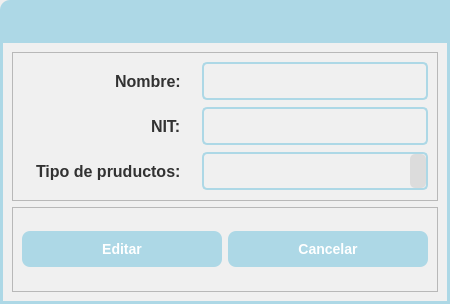
<?xml version="1.0" encoding="UTF-8"?>
<ui version="4.0">
 <class>Dialog</class>
 <widget class="QDialog" name="Dialog">
  <property name="geometry">
   <rect>
    <x>0</x>
    <y>0</y>
    <width>450</width>
    <height>304</height>
   </rect>
  </property>
  <property name="windowTitle">
   <string>Dialog</string>
  </property>
  <layout class="QVBoxLayout" name="verticalLayout">
   <property name="spacing">
    <number>0</number>
   </property>
   <property name="leftMargin">
    <number>0</number>
   </property>
   <property name="topMargin">
    <number>0</number>
   </property>
   <property name="rightMargin">
    <number>0</number>
   </property>
   <property name="bottomMargin">
    <number>0</number>
   </property>
   <item>
    <widget class="QFrame" name="menuBar_frame_2">
     <property name="minimumSize">
      <size>
       <width>0</width>
       <height>40</height>
      </size>
     </property>
     <property name="maximumSize">
      <size>
       <width>16777215</width>
       <height>40</height>
      </size>
     </property>
     <property name="styleSheet">
      <string notr="true">QFrame#menuBar_frame_2{
background-color: rgb(173, 216, 230);
border-top-left-radius: 10px;
}
</string>
     </property>
     <property name="frameShape">
      <enum>QFrame::StyledPanel</enum>
     </property>
     <property name="frameShadow">
      <enum>QFrame::Raised</enum>
     </property>
     <layout class="QHBoxLayout" name="horizontalLayout_5">
      <property name="spacing">
       <number>6</number>
      </property>
      <property name="leftMargin">
       <number>9</number>
      </property>
      <property name="topMargin">
       <number>11</number>
      </property>
      <property name="rightMargin">
       <number>15</number>
      </property>
      <property name="bottomMargin">
       <number>0</number>
      </property>
     </layout>
    </widget>
   </item>
   <item>
    <widget class="QFrame" name="central_frame">
     <property name="styleSheet">
      <string notr="true">QFrame#central_frame{
	border: 3px solid rgb(173, 216, 230); /* Bordes gruesos de color RGB(173, 216, 230) */
    background-color: rgb(240, 240, 240)
}

/* Estilo para QLabel */
QLabel {
    font-size: 16px;
    font-weight: bold;
    color: rgb(50, 50, 50);
    background-color: rgb(240, 240, 240);
    padding: 10px;
}

/* Estilo para QPushButton */
QPushButton {
    font-size: 14px;
    font-weight: bold;
    color: white;
    background-color: rgb(173, 216, 230);
    border: none;
    border-radius: 8px;
    padding: 10px 20px;
}

/* Efecto al pasar el mouse sobre el botón */
QPushButton:hover {
    background-color: rgb(150, 200, 220);
}

/* Efecto al presionar el botón */
QPushButton:pressed {
    background-color: rgb(130, 180, 200);
}
/* Estilo para QLineEdit */
QLineEdit {
    font-size: 14px;
    color: rgb(50, 50, 50);
    background-color: rgb(240, 240, 240);
    border: 2px solid rgb(173, 216, 230);
    border-radius: 5px;
    padding: 8px;
}

/* Efecto al pasar el mouse sobre el QLineEdit */
QLineEdit:hover {
    border: 2px solid rgb(150, 200, 220);
}

/* Efecto al estar enfocado en el QLineEdit */
QLineEdit:focus {
    border: 2px solid rgb(50, 150, 220);
}
/* Estilo para QComboBox */
QComboBox {
    font-size: 14px;
    color: rgb(50, 50, 50);
    background-color: rgb(240, 240, 240);
    border: 2px solid rgb(173, 216, 230);
    border-radius: 5px;
    padding: 8px;
}

/* Estilo para el desplegable del QComboBox */
QComboBox::drop-down {
    background-color: rgb(220, 220, 220);
    border: none;
    border-radius: 5px;
}

/* Efecto al pasar el mouse sobre el QComboBox */
QComboBox:hover {
    border: 2px solid rgb(150, 200, 220);
}

</string>
     </property>
     <property name="frameShape">
      <enum>QFrame::StyledPanel</enum>
     </property>
     <property name="frameShadow">
      <enum>QFrame::Raised</enum>
     </property>
     <layout class="QVBoxLayout" name="verticalLayout_2">
      <item>
       <widget class="QFrame" name="data_frame">
        <property name="frameShape">
         <enum>QFrame::StyledPanel</enum>
        </property>
        <property name="frameShadow">
         <enum>QFrame::Raised</enum>
        </property>
        <layout class="QGridLayout" name="gridLayout">
         <item row="2" column="0" alignment="Qt::AlignRight">
          <widget class="QLabel" name="nit_label">
           <property name="text">
            <string>NIT:</string>
           </property>
          </widget>
         </item>
         <item row="4" column="0">
          <widget class="QLabel" name="name_label_2">
           <property name="text">
            <string>Tipo de pruductos:</string>
           </property>
          </widget>
         </item>
         <item row="0" column="0" alignment="Qt::AlignRight">
          <widget class="QLabel" name="name_label">
           <property name="text">
            <string>Nombre:</string>
           </property>
          </widget>
         </item>
         <item row="2" column="1">
          <widget class="QLineEdit" name="nit_lineEdit"/>
         </item>
         <item row="0" column="1">
          <widget class="QLineEdit" name="name_lineEdit"/>
         </item>
         <item row="4" column="1">
          <widget class="QComboBox" name="comboBox"/>
         </item>
        </layout>
       </widget>
      </item>
      <item>
       <widget class="QFrame" name="buttons_frame">
        <property name="minimumSize">
         <size>
          <width>304</width>
          <height>0</height>
         </size>
        </property>
        <property name="frameShape">
         <enum>QFrame::StyledPanel</enum>
        </property>
        <property name="frameShadow">
         <enum>QFrame::Raised</enum>
        </property>
        <layout class="QHBoxLayout" name="horizontalLayout">
         <item>
          <widget class="QPushButton" name="add_pushButton">
           <property name="text">
            <string>Editar</string>
           </property>
          </widget>
         </item>
         <item>
          <widget class="QPushButton" name="cancel_pushButton">
           <property name="text">
            <string>Cancelar</string>
           </property>
          </widget>
         </item>
        </layout>
       </widget>
      </item>
     </layout>
    </widget>
   </item>
  </layout>
 </widget>
 <resources>
  <include location="../icons.qrc"/>
  <include location="../icons.qrc"/>
 </resources>
 <connections/>
</ui>
